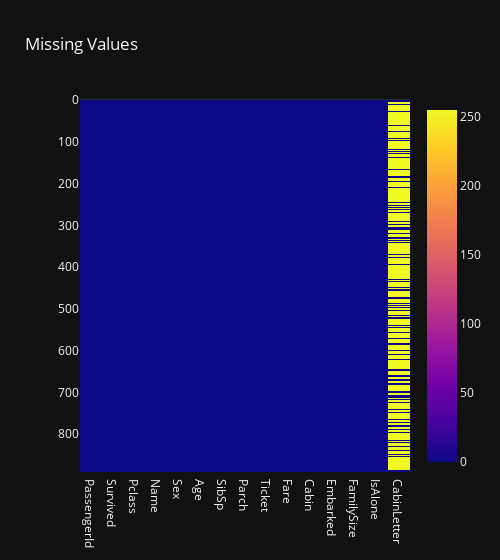

Notebook code cell kept with this figure:
### Code cell
# fill the missing values in the Age column with the mean of the column because it is a numerical column
df["Age"] = df["Age"].fillna(df["Age"].mean())
# fill the missing values in the Embarked column with the most frequent value of the column because it is a categorical column
df["Embarked"] = df["Embarked"].fillna(df["Embarked"].mode()[0])
# fill the missing values in the Cabin column with the string "Unknown" instead of dropping the column because there are too many missing values
df["Cabin"] = df["Cabin"].fillna("Unknown")
# call the missing_values function defined earlier to see the updated information about the missing values
missing_values(df)

### Figure 1 — Plotly figure (JSON) as saved in the notebook; plotly's stock layout.template omitted (floating-point values rounded to 4 significant figures; data arrays with more than 128 entries replaced by an {"elided": "..."} marker saying what was removed)
{"data": [{"coloraxis": "coloraxis", "hovertemplate": "x: %{x}<br>y: %{y}<br>color: %{z}<extra></extra>", "name": "0", "type": "heatmap", "x": ["PassengerId", "Survived", "Pclass", "Name", "Sex", "Age", "SibSp", "Parch", "Ticket", "Fare", "Cabin", "Embarked", "FamilySize", "IsAlone", "CabinLetter"], "xaxis": "x", "y": {"elided": "891 int values"}, "yaxis": "y", "z": {"elided": "891x15 int values"}}], "layout": {"coloraxis": {"colorscale": [[0, "#0d0887"], [0.1111, "#46039f"], [0.2222, "#7201a8"], [0.3333, "#9c179e"], [0.4444, "#bd3786"], [0.5556, "#d8576b"], [0.6667, "#ed7953"], [0.7778, "#fb9f3a"], [0.8889, "#fdca26"], [1, "#f0f921"]]}, "title": {"text": "Missing Values"}, "width": 500, "xaxis": {"anchor": "y", "constrain": "domain", "domain": [0, 1], "scaleanchor": "y"}, "yaxis": {"anchor": "x", "autorange": "reversed", "constrain": "domain", "domain": [0, 1]}}}
